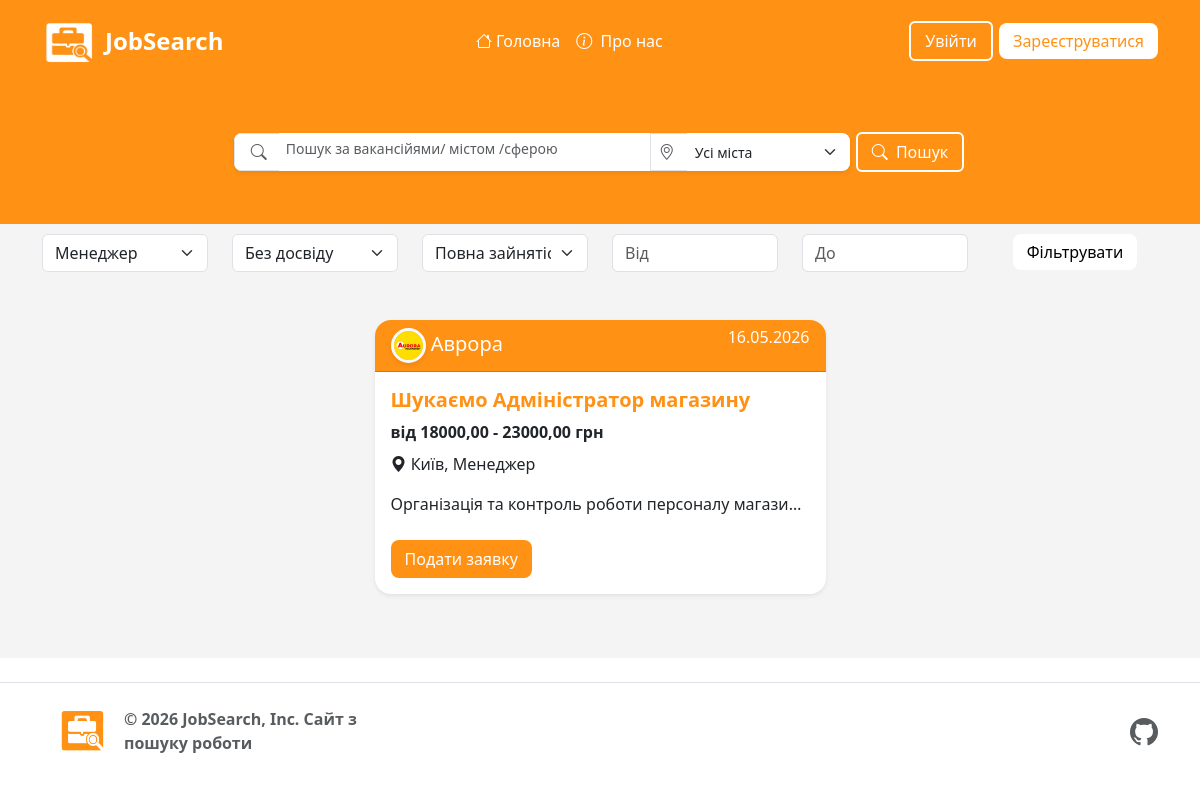
Page /search/?category=3 on the committed database.
### project/models.py (models this page shows, shortened)
class Vacancy(models.Model):
    title = models.CharField(max_length=256)#Заголовок
    description = models.TextField()#опис
    description1 = models.TextField(null=True, blank=True)#опис
    description2 = models.TextField(null=True, blank=True)#опис
    link = models.URLField(max_length=500, null=True, blank=True)
    company = models.ForeignKey(EmployerProfile, on_delete=models.CASCADE, related_name="vacancies")
    image = models.ImageField(upload_to='vacancies/images/',  null=True, blank=True)
    price_start = models.DecimalField(max_digits=10, decimal_places=2, null=True, blank=True)
    price_end = models.DecimalField(max_digits=10, decimal_places=2, null=True, blank=True)
    category = models.ForeignKey(Category, on_delete=models.SET_NULL, null=True)
    employment_type = models.CharField(max_length=20, choices=EMPLOYMENT_CHOICES, default='full_time', verbose_name="Тип зайнятості")
    work_format = models.CharField(max_length=20, choices=WORK_FORMAT_CHOICES, default='office', verbose_name="Формат роботи")
    experience = models.CharField(max_length=20, choices=EXPERIENCE_CHOICES, default='no_experience', verbose_name="Досвід роботи")
    city = models.ForeignKey(City, on_delete=models.SET_NULL, related_name="vacancies", null=True)
    street = models.CharField(max_length=255, verbose_name="Вулиця")
    house_number = models.CharField(max_length=20, blank=True, null=True, verbose_name="Будинок / Офіс")
    date = models.DateTimeField(auto_now_add=True)#дата створення
    updated_at = models.DateTimeField(auto_now=True, verbose_name="Дата оновлення")
    class Meta:
        ordering = ['-date']

class City(models.Model):
    name = models.CharField(max_length=100)
    def __str__(self):
        return self.name

class Category(models.Model):
    name = models.CharField(max_length=150)
    def __str__(self):
        return self.name

### auth_system/models.py (models this page shows)
class EmployerProfile(models.Model):
    TYPES_CHOICES = (
        ('private', 'Приватна особа'),
        ('company', 'Компанія'),
    )
    user = models.OneToOneField(User, on_delete=models.CASCADE, related_name='employer')
    employer_type = models.CharField(max_length=10, choices=TYPES_CHOICES, default='private')#тип роботодавця
    name_company = models.CharField(max_length=20)#назва компанії
    email = models.EmailField(max_length=254, blank=True, null=True)
    role = models.CharField(choices=ROLE_CHOICES, max_length=20, default='Employer')#роль
    description = models.TextField()#опис
    logo = models.ImageField(upload_to='company_logos/', blank=True, null=True)#логотип
    referral_company = models.ForeignKey('project.Category', on_delete=models.SET_NULL, null=True)#направлення компаній
    hq_location = models.CharField(max_length=255, blank=True, null=True, verbose_name="Головний офіс (Місто, Країна)")
    website = models.URLField(max_length=700, null=True, blank=True)#посилання на сайт компаній
    def __str__(self):
        return self.name_company
    @property
    def img_logo(self):
        if self.employer_type == 'company':
            if self.logo:
                return self.logo.url
            else:
                return '/static/image/e-logo.png'
        else:
            return '/static/image/i-logo.png'

### project/views.py (the view)
# urls.py: path('search/', views.job_sursceh, name='job_surh'),
def job_sursceh(request):
    search_form = Vacancy_SurchFrom(request.GET)
    filter_form = Vacancy_FilterFrom(request.GET)
    all_cities = City.objects.all()
    all_categories = Category.objects.all()
    vac = Vacancy.objects.all()
    query = request.GET.get("q")
    city_id = request.GET.get('city')
    cat_id = request.GET.get('category')
    ex_id = request.GET.get('experience')
    em_id = request.GET.get('employment_type')
    p_start = request.GET.get("price_start")
    p_end = request.GET.get("price_end")
    if query:
        vac = vac.filter(
            Q(category__name__icontains=query) |
            Q(title__icontains=query) |
            Q(company__name_company__icontains=query)
        ).distinct()
    if city_id:
        vac = vac.filter(city_id=city_id)
    if cat_id:
        vac = vac.filter(category_id=cat_id)
    if ex_id:
        vac = vac.filter(experience=ex_id)
    if em_id:
        vac = vac.filter(employment_type=em_id)
    if p_start:
        vac = vac.filter(price_start__gte=p_start)
    if p_end:
        vac = vac.filter(price_end__lte=p_end)
    return render(request, 'jobs/job_surh.html', {
        'vac': vac,
        'search_form': search_form,
        'filter_form': filter_form,
        'cities': all_cities,
        'categories': all_categories,
        'query': query,
        'price_start': p_start,
        'price_end': p_end,
    })

### templates/jobs/job_surh.html (shortened to what this page needs)
{% extends 'base.html' %}
{% load static %}
{% block content %}
<section class="search-hero py-5 text-center text-white">
    <div class="container">
<div class="row justify-content-center text-dark">
                <div class="col-lg-11 col-xl-10">
                <form action="{% url 'job_surh' %}" method="get">
                    <div class="row g-1 align-items-center justify-content-center">
                    <div class="col-md-8">
    <div class="input-group shadow-sm bg-white rounded-3 overflow-hidden">
        <span class="input-group-text bg-white border-end-0 text-muted ps-3">
            <i class="bi bi-search"></i>
        </span>
        <div  class="flex-grow-1">
            {{ search_form.q}}
        </div>
        <div style="max-width: 200px;" class="d-flex align-items-center">
            <span class="input-group-text bg-white border-end-0 border-start text-muted ps-2 rounded-0 h-100">
                <i class="bi bi-geo-alt"></i>
            </span>
    {{ search_form.city }}
        </div>
    </div>
</div>
                    <div class="col-md-auto">
                    <button type="submit" class="btn-yo">
                        <i class="bi bi-search me-1 fw-bold"></i> Пошук
                    </button>
                    </div>
                    </div>
                </form>
                    </div>
        </div>
    </div>
</section>
<div class="container text-center" style="margin-top: -40px;">
<form action="{% url 'job_surh' %}" method="get">
    <div class="row" >
        <div class="col" >
            {{ search_form.category }}
        </div>
        <div class="col">
            {{ search_form.experience }}
        </div>
        <div class="col">
            {{ search_form.employment_type }}
        </div>
        <div class="col">
            {{ search_form.price_start }}
        </div>
        <div class="col">
            {{ search_form.price_end }}
        </div>
        <div class="col">
            <button type="submit" class=" btn-exit">
                Фільтрувати
            </button>
        </div>
  </div>
</form>
</div>
<br><br>
<div class="container mb-5">
    <div class="row flex-column align-items-center g-4">
        {% for jo in vac %}
            <div class="col col-9 col-lg-5 position-relative">
                <div class="card h-100  mb-3 mx-auto shadow-sm mb-3 border-0 rounded-4 overflow-hidden">
                  <h5 class="card-header bac-site shadow-none">
                    <div class="row gx-5">
                        <div class="col position-relative" style="z-index: 2;">
                            <img src="{{ jo.company.img_logo }}" alt="Avatar"
                             class="rounded-circle img-fluid border border-3 border-light shadow-sm"
                             style="width: 35px; height: 35px; object-fit: cover;">
                            <a href="#" class="text-white">{{ jo.company }}</a>
                        </div>
                        <div class="col">
                            <div class="text-end fs-6 text-white">{{ jo.date|date:"d.m.Y" }}</div>
                        </div>
                    </div>
                  </h5>
                  <div class="card-body">
                    <h5 class="mb-2 fw-bold card-title">
                        <a href="{% url 'job_datail' pk=jo.id %}" class="stretched-link text-site text-decoration-none ">
                            Шукаємо {{ jo.title }}
                        </a>
                    </h5>
                    <div class="mb-2 fw-bold">
                        від {{ jo.price_start }} - {{ jo.price_end }} грн
                    </div>
                    <div class="mb-1">
                        <p class="fs-6"><i class="bi bi-geo-alt-fill"></i> {{ jo.city }}, {{ jo.category }}</p>
                    </div>
                    <div class="mb-4 text-truncate">
                        {{ jo.description }}
                    </div>
                                 <div class="position-relative mt-auto" style="z-index: 2;">
                        {% if user.employer.name_company %}
                            {% if user == jo.company.user %}
                                <div class="d-flex flex-column gap-2 mt-2 ">
                                    <p class="mb-1 fw-bold">Заявок <span class="badge bg-primary">{{ jo.applications.count }}</span></p>
                                    <div class="d-flex gap-2">
                                    <a href="{% url 'job_update' jo.pk %}" class="btn btn-warning fw-bold">
                                        Редагувати
                                    </a>
                                    <a href="{% url 'job_delete' jo.pk %}" class="btn btn-danger fw-bold">Видалити</a>
                                    </div>
                                </div>
                            {% endif %}
                        {% else %}
                            <a href="{% url 'apply_for_job' jo.id %}" class="btn-L card-btn ">
                                Подати заявку
                            </a>
                        {% endif %}
                        </div>
                  </div>
                </div>
            </div>
        {% empty %}
        <h2 class="text-center"><i class="bi bi-briefcase"></i> Не існує такої вакансій!</h2>
        {% endfor %}
    </div>
</div>
{% endblock %}

### static/css/stayle.css (style rules this page uses)
html, body { height: 100%; margin: 0; }
body { display: flex; flex-direction: column; min-height: 100vh; }
.btn-exit { display: inline-block; padding: 6px 14px; background-color: white; color: black; border-radius: 8px; text-decoration: none; font-weight: 500; border: none; cursor: pointer; text-align: center; }
.btn-L { display: inline-block; padding: 7px 14px; background-color: #ff9114; color: white; border-radius: 8px; text-decoration: none; font-weight: 500; border: none; cursor: pointer; text-align: center; }
.btn-yo { background-color: #ff9114; border: 2px solid white; border-radius: 0.375rem; color: white; padding: 6px 14px; text-align: center; text-decoration: none; display: inline-block; font-weight: 500; margin: 4px 2px; transition-duration: 0.4s; cursor: pointer; }
.search-hero { background: #ff9114; background-size:cover; background-position:center; padding-top:10px; padding:30px 10px; margin-bottom: 50px; }
.text-site { color:#ff9114; }
.card-btn { pointer-events: auto; }
.bac-site { background-color: #ff9114; }

### templates/jobs/job_surh.html (style rules this page uses)
a { color: black; text-decoration: none; }
a.text-site, a.text-site:hover { color: #ff9114 !important; }

### rows in the picture
Vacancy: company.img_logo (picture), company "Аврора", date "16.05.2026", title "Адміністратор магазину", price_start "18000,00", price_end "23000,00", city "Київ", category "Менеджер", description "Організація та контроль роботи персоналу магази…"
